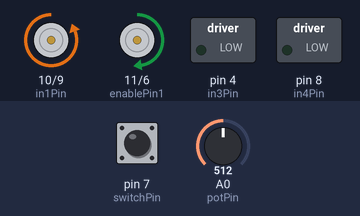
Bench run of a sketch on a simulated Arduino Uno, built with avr-gcc and run on an emulated ATmega328P. Parts: motor-driver pin pairs drawn as motors (green arrow = first pin HIGH = forward, orange = second pin HIGH = backward, longer = more drive), switched loads named in the sketch (green lamp = pin HIGH). The inputs (shaded band) are chosen by the test bench; at power-on: A0 (potPin) = 512, pin 7 (switchPin) HIGH.

Above: at 1.2 s.
1.3 s: A0 (potPin) set to 716
At 2.5 s:
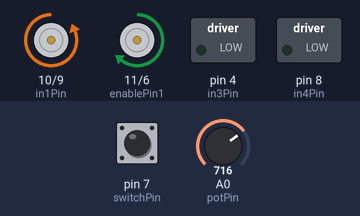
2.8 s: pin 7 (switchPin) pulled LOW for 0.15 s
At 2.87 s:
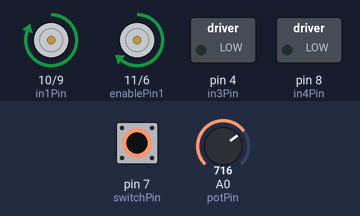
4.4 s: A0 (potPin) set to 900
At 5.0 s:
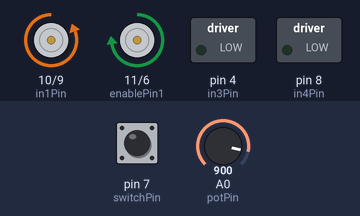
5.9 s: pin 7 (switchPin) pulled LOW for 1 s
At 6.2 s:
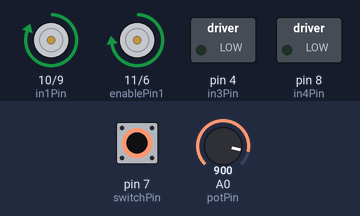
8.4 s: A0 (potPin) set to 122
At 9.3 s:
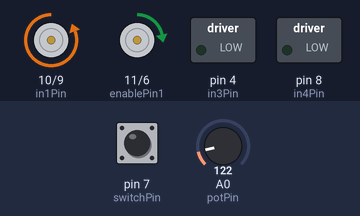
9.9 s: pin 7 (switchPin) pulled LOW for 0.15 s
At 9.97 s:
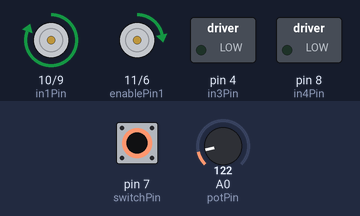
Timing chart, 0 to 12.5 s (numbered marks = the images above; inputs shaded):
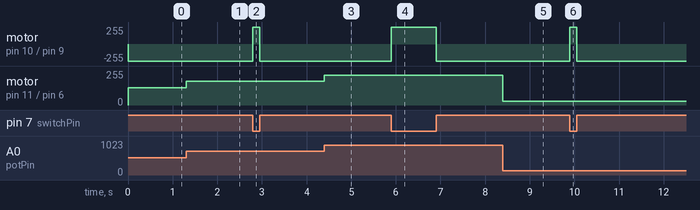

The sketch:

l293_hbridge_2_motors.ino
```cpp
/*
Adafruit Arduino - Lesson 15. Bi-directional Motor
*/

#define LEFT 1
#define RIGHT 2

int enablePin1 = 11;
int in1Pin = 10;
int in2Pin = 9;

int enablePin2 = 6;
int in3Pin = 4;
int in4Pin = 8;

int switchPin = 7;
int potPin = A0;

void setup()
{
  pinMode(in1Pin, OUTPUT);
  pinMode(in2Pin, OUTPUT);
  pinMode(in3Pin, OUTPUT);
  pinMode(in4Pin, OUTPUT);
  pinMode(enablePin1, OUTPUT);
  pinMode(enablePin2, OUTPUT);
  pinMode(switchPin, INPUT_PULLUP);
}

void loop()
{
  int speed = analogRead(potPin) / 4;
  boolean reverse = digitalRead(switchPin);
  setMotor(speed, reverse, LEFT);
}

void setMotor(int speed, boolean reverse, int motor_num)
{
  switch (motor_num)
  {
    case LEFT:
      analogWrite(enablePin1, speed);
      digitalWrite(in1Pin, ! reverse);
      digitalWrite(in2Pin, reverse);
      break;
    case RIGHT:
      analogWrite(enablePin2, speed);
      digitalWrite(in3Pin, ! reverse);
      digitalWrite(in4Pin, reverse);
      break;
  }
}
```

Measured:
- after the input at 1.3 s, motor on pin 11 (enablePin1) / pin 6 (enablePin2): forward 128/255 → forward 179/255 at once
- after the input at 2.8 s, motor on pin 10 (in1Pin) / pin 9 (in2Pin): backward 255/255 → forward 255/255 at once, → backward 255/255 0.15 s later
- after the input at 4.4 s, motor on pin 11 (enablePin1) / pin 6 (enablePin2): forward 179/255 → forward 225/255 at once
- after the input at 5.9 s, motor on pin 10 (in1Pin) / pin 9 (in2Pin): backward 255/255 → forward 255/255 at once, → backward 255/255 1.0 s later
- after the input at 8.4 s, motor on pin 11 (enablePin1) / pin 6 (enablePin2): forward 225/255 → forward 30/255 at once
- after the input at 9.9 s, motor on pin 10 (in1Pin) / pin 9 (in2Pin): backward 255/255 → forward 255/255 at once, → backward 255/255 0.15 s later
